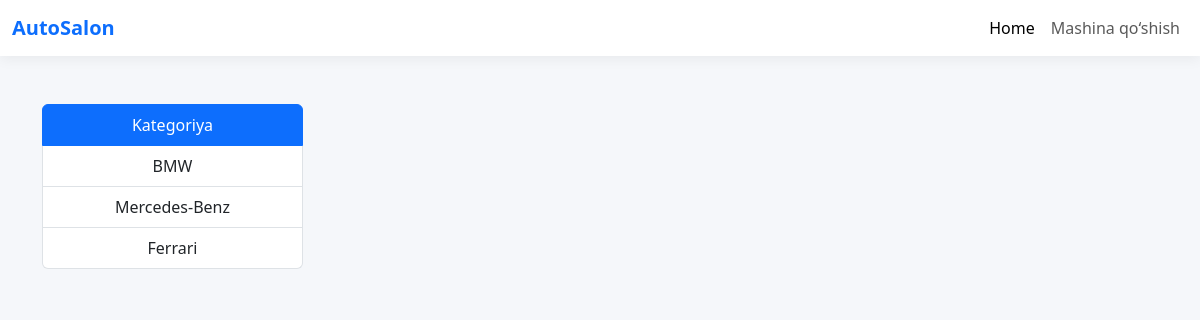
Before: /salon_cars/1/1/ with the older database file.
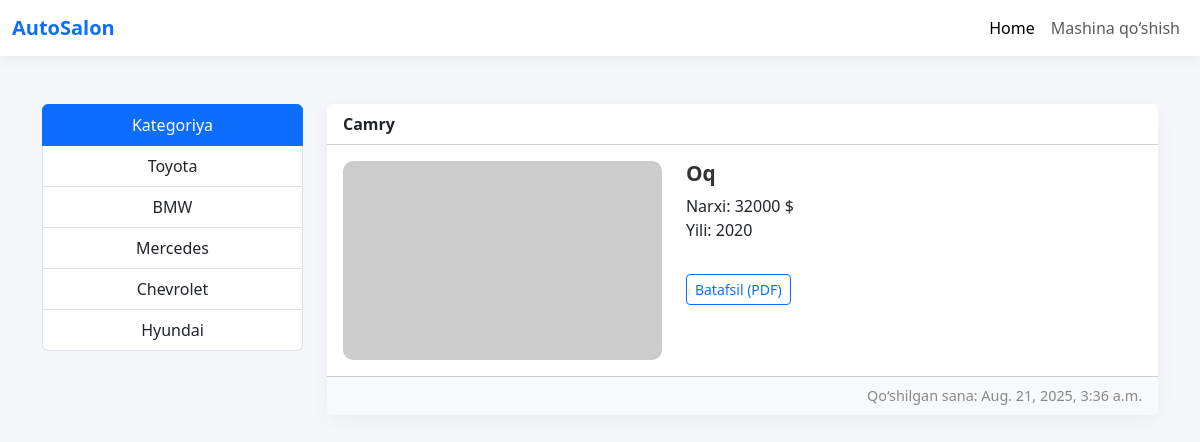
After: the same page with the newer database file.
### project1/models.py (models this page shows, shortened)
class BaseClass(models.Model):
    created_at = models.DateTimeField(auto_now_add=True)
    updated_at = models.DateTimeField(auto_now=True)
    class Meta:
        abstract = True

class Brand(BaseClass):
    title = models.CharField(max_length=100)
    context = models.TextField()

class Car(BaseClass):
    model = models.CharField(max_length=100)
    price = models.IntegerField()
    year = models.PositiveIntegerField()
    color = models.CharField(max_length=100)
    brand = models.ForeignKey(Brand, on_delete=models.CASCADE)
    salon = models.ForeignKey(Autosalon, on_delete=models.CASCADE)
    image = models.ImageField(upload_to='photos/cars/%Y/%m/%d')

### project1/views.py (the view)
# urls.py: path('salon_cars/<int:brand_pk>/<int:salon_pk>/', salon_cars, name='salon_cars'),
def salon_cars(request, brand_pk, salon_pk):
    cars = Car.objects.filter(brand=brand_pk, salon=salon_pk)
    brand = Brand.objects.all()
    context = {
        "salon_pk": salon_pk,
        "cars": cars,
        "brand": brand
    }
    return render(request, 'salon_cars.html', context)

### project1/templates/salon_cars.html (shortened to what this page needs)
<!DOCTYPE html>
<html lang="en">
<head>
  <link href="https://cdn.jsdelivr.net/npm/bootstrap@5.3.0/dist/css/bootstrap.min.css" rel="stylesheet" />
</head>
<body>
<nav class="navbar navbar-expand-lg navbar-light bg-white">
  <div class="container-fluid">
    <a class="navbar-brand fw-bold text-primary" href="#">AutoSalon</a>
    <div class="collapse navbar-collapse justify-content-end" id="navbarNav">
      <ul class="navbar-nav">
        <li class="nav-item"><a class="nav-link active" href="{% url 'home' %}">Home</a></li>
        <li class="nav-item"><a class="nav-link" href="{% url 'add_car' %}">Mashina qo‘shish</a></li>
      </ul>
    </div>
  </div>
</nav>
<div class="container mt-5">
  <div class="row">
    <div class="col-12 col-md-3">
      <ul class="list-group text-center mb-4">
        <li class="list-group-item active">Kategoriya</li>
        {% for item in brand %}
        <li class="list-group-item">
          <a href="{% url 'salon_cars' item.pk salon_pk %}">{{ item.title }}</a>
        </li>
        {% endfor %}
      </ul>
    </div>
    <div class="col-12 col-md-9">
      {% for item in cars %}
      <div class="card mb-4">
        <div class="card-header bg-white fw-semibold">
          {{ item.model }}
        </div>
        <div class="card-body">
          <div class="row">
            <div class="col-md-5">
              {% if item.image %}
                <img src="{{ item.image.url }}" alt="Car image" class="img-fluid" />
              {% else %}
                <img src="https://picsum.photos/400/250" alt="Placeholder" class="img-fluid" />
              {% endif %}
            </div>
            <div class="col-md-7">
              <h5 class="card-title">{{ item.color }}</h5>
              <p class="card-text">Narxi: {{ item.price }} $ <br> Yili: {{ item.year }}</p>
              <a href="{% url 'car_pdf' item.pk %}" class="btn btn-outline-primary btn-sm mt-3">
                Batafsil (PDF)
              </a>
            </div>
          </div>
        </div>
        <div class="card-footer text-end">
          Qo‘shilgan sana: {{ item.created_at }}
        </div>
      </div>
      {% endfor %}
    </div>
  </div>
</div>
</body>
</html>

### project1/templates/salon_cars.html (style rules this page uses)
body { background-color: #f5f7fa; font-family: 'Segoe UI', Tahoma, Geneva, Verdana, sans-serif; }
.navbar { box-shadow: 0 4px 12px rgba(0,0,0,0.05); }
.list-group-item a { text-decoration:none; color:inherit; display:block; }
.card { border:none; border-radius:12px; box-shadow:0 4px 20px rgba(0,0,0,0.05); transition:transform .2s ease; }
.card img { border-radius:10px; width:100%; height:auto; object-fit:cover; }
.card-title { font-size:1.3rem; font-weight:600; color:#333; }
.card-footer { font-size:0.9rem; color:#888; background:#f8f9fa; }

Changed rows visible on the page:
removed Brand: title "Mercedes-Benz"
removed Brand: title "Ferrari"
added Brand: title "Toyota"
added Brand: title "Mercedes"
added Brand: title "Chevrolet"
added Brand: title "Hyundai"
now on this page (row edited): Car: model "Camry", color "Oq", price "32000", year "2020", created_at "Aug. 21, 2025, 3:36 a.m."
